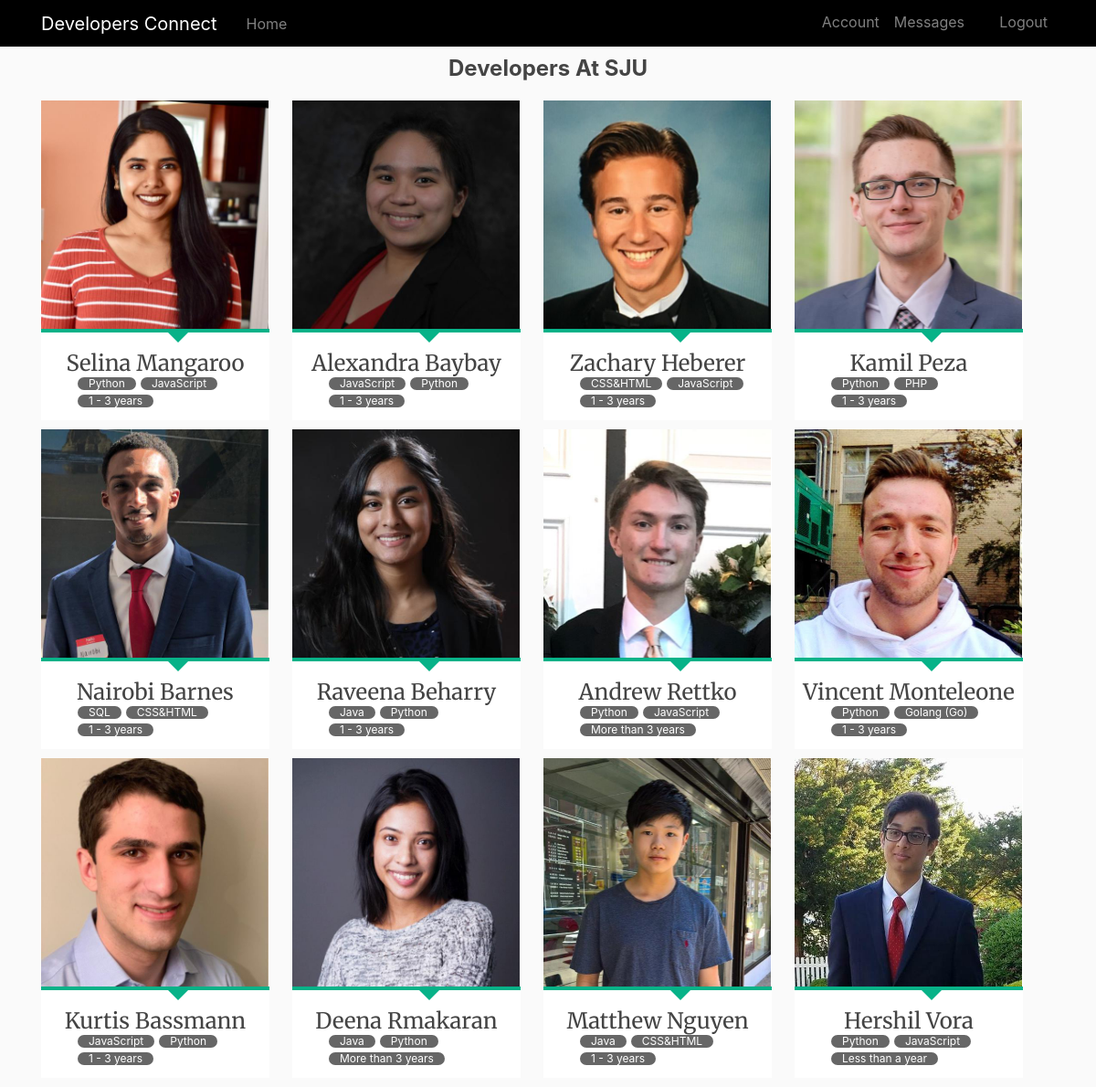
Page /home (signed in) on the committed database.
### dating/models.py (models this page shows, shortened)
class User(db.Model, UserMixin):  #This class defines several fields as class variables.
    __tablename__ = 'users'
    id = db.Column(db.Integer, autoincrement=True, primary_key=True)
    firstname = db.Column(db.String(100), nullable=False)
    lastname = db.Column(db.String(100), nullable=False)
    email = db.Column(db.String(100), nullable=False, unique=True)
    username = db.Column(db.String(100), nullable=False)
    password = db.Column(db.String(100), nullable=False)
    date_of_birth = db.Column(db.String(100), nullable=False)
    image_file = db.Column(db.String(20), nullable=True, default='default.jpg')
    messages_sent = db.relationship('Message',
                                    foreign_keys='Message.sender_id',
                                    backref='sender', lazy='dynamic')
    messages_received = db.relationship('Message',
                                        foreign_keys='Message.recipient_id',
                                        backref='recipient', lazy='dynamic')
    last_message_read_time = db.Column(db.DateTime)
    notifications = db.relationship('Notification', backref='user',
                                    lazy='dynamic')
    def new_messages(self):
        last_read_time = self.last_message_read_time or datetime(1900, 1, 1)
        return Message.query.filter_by(recipient=self).filter(
            Message.timestamp > last_read_time).count()

class FavProgrammingLang(db.Model):
    __tablename__ = 'fav_programming_lang'
    fav_lang_id = db.Column(db.Integer, autoincrement=True, primary_key=True)
    fav_lang_name = db.Column(db.String(40), nullable=False)
    interest = db.relationship('Interest',
                            backref=db.backref('fav_programming_lang'))

class SecondFavProgrammingLang(db.Model):
    __tablename__ = 'second_fav_lang'
    fav_lang_id= db.Column(db.Integer, autoincrement=True,
                                            primary_key=True)
    fav_lang_name = db.Column(db.String(40), nullable=False)
    interest = db.relationship('Interest',
                            backref=db.backref('second_fav_lang'))

class ExperienceLevel(db.Model):
    __tablename__ = 'experience'
    experience_id = db.Column(db.Integer, autoincrement=True, primary_key=True)
    experience_name = db.Column(db.String(40), nullable=False)
    interest = db.relationship('Interest',
                            backref=db.backref('experience'))

### dating/routes.py (the view)
@app.route("/home")
@login_required
def home():
    session['user_id'] = current_user.id
    interests = Interest.query.all()
    users_stack = User.query.filter(User.id != current_user.id)
    all_interests = [all_fav_programming_lang()[1], all_fav_database_systems()[1], all_field_interests()[1] ,all_experience_level()[1], all_second_fav_lang()[1]]
    print(all_interests)
    exists = db.session.query(db.exists().where(Interest.interest_id == current_user.id)).scalar()
    if not exists:
        return redirect(url_for('add_interests'))
    return render_template('home.html', users_stack=users_stack, all_interests=all_interests, interests=interests)

### dating/models.py (called while the page is built)
@login.user_loader
def load_user(id):
    return User.query.get(int(id))

### dating/queries.py (called while the page is built)
def all_fav_programming_lang():
    programming_langs = FavProgrammingLang.query.all()
    fav_programming_lang = []
    for lang in programming_langs:
        fav_programming_lang.append((lang.fav_lang_id, lang.fav_lang_name))
    return ["Your Favorite Programming Language", fav_programming_lang]

def all_second_fav_lang():
    programming_langs = SecondFavProgrammingLang.query.all()
    second_fav_programming_lang = []
    for lang in programming_langs:
        second_fav_programming_lang.append((lang.fav_lang_id, lang.fav_lang_name))
    return ["Second Favourite Programming Language", second_fav_programming_lang]

def all_fav_database_systems():
    database_systems = FavDatabaseSystem.query.all()
    fav_database_systems = []
    for database in database_systems:
        fav_database_systems.append((database.fav_database_system_id, database.fav_database_system_name))
    return ["Favorite Database Management System", fav_database_systems]

def all_field_interests():
    field_interests = FieldInterest.query.all()
    fields = []
    for interest in field_interests:
        fields.append((interest.field_interest_id, interest.field_interest_name))
    return ["Your Field Of Interest", fields]

def all_experience_level():
    exp_levels = ExperienceLevel.query.all()
    experiences = []
    for level in exp_levels:
        experiences.append((level.experience_id,
                               level.experience_name))
    return ["What is Your Experience Level", experiences]

### dating/templates/home.html (shortened to what this page needs)
{% extends "layout.html"%}
{% block content %}
<div class="container">
  <div class="section" id="section1" style="text-align:center">
    <h2>Developers At SJU</h2>
  </div>
</div>
  <div class="container">
    <div class="grid">
    {% for user in users_stack %}
    <div style="margin-bottom: 10px" id="flip-container">
      <div class="flipper">
        <div class="front">
          <img class="profile-picture" src="static/profilepics/{{user.image_file}}" width="250px" height="250px">
          <div class="profile-devider"></div>
          <h3 class="profile-name">{{user.firstname}} {{user.lastname}}</h3>
            {% for interest in interests %}
              {% if user.id == interest.user_id %}
                <ul class="tags">
                  {% for proglang in all_interests[0] %}
                    {% if proglang[0] == interest.fav_programming_lang_id %}
                    <div class="programming-lang" data-lang={{proglang[1]}}>
                      <li><a href="#">{{proglang[1]}}</a></li>
                    </div>
                    {% endif %}
                  {% endfor %}
                  {% for proglang in all_interests[4] %}
                    {% if proglang[0] == interest.second_fav_lang_id %}
                    <li><a href="#">{{proglang[1]}}</a></li>
                    {% endif %}
                  {% endfor %}
                  {% for proglang in all_interests[3] %}
                    {% if proglang[0] == interest.experience_id %}
                    <div class="field-interest" data-interest={{proglang[1]}}>
                      <li><a href="#">{{proglang[1]}}</a></li>
                    </div>
                    {% endif %}
                  {% endfor %}
                </ul>
              {% endif %}
            {% endfor %}
        </div>
        <div class="back">
          <div class="flip-padding">
            <div>
              {% for interest in interests %}
                {% if user.id == interest.user_id %}
                    {% for proglang in all_interests[0] %}
                      {% if proglang[0] == interest.fav_programming_lang_id %}
                      <h5>Primary Language</h3>
                      <p>{{proglang[1]}}</p>
                      {% endif %}
                    {% endfor %}
                    {% for proglang in all_interests[4] %}
                      {% if proglang[0] == interest.second_fav_lang_id %}
                      <h5>Secondary Language</h3>
                      <p>{{proglang[1]}}</li>
                      {% endif %}
                    {% endfor %}
                    {% for proglang in all_interests[3] %}
                      {% if proglang[0] == interest.experience_id %}
                      <h5>Years of Experience</h3>
                      <p>{{proglang[1]}}</li>
                      {% endif %}
                    {% endfor %}
                    {% for proglang in all_interests[1] %}
                      {% if proglang[0] == interest.fav_database_system_id %}
                      <h5>Database System</h3>
                      <p>{{proglang[1]}}</li>
                      {% endif %}
                    {% endfor %}
                    <a href="{{ url_for('profile', user=user.username) }}"><button style="margin-top: 20px; font-size: 22px;"class="follow-button" >Visit Profile</button></a>
                {% endif %}
              {% endfor %}
            </div>
          </div>
        </div>
      </div>
    </div>
    {% endfor %}
</div>
</div>
  {% endblock %}

### dating/static/main.css (style rules this page uses)
body { background: #fafafa; color: #333333; margin-top: 4rem; background-position: center; background-repeat: no-repeat; background-size: cover; }
h1, h2, h3, h4, h5, h6 { color: #444444; }
img { display: block; margin: auto; width: 75%; height: 75% }
.section { margin-top: 10px; margin-bottom: 20px }
h2 { font-size: 1.5em; font-weight: bold; }
h3 { font-family: 'Merriweather', serif; font-size: 1.25em; font-weight: bold; }
p { margin: 0 0 1.5em 0; }
button { margin: 5px; cursor: pointer; border: none; outline: none; border-radius: 5px; padding: 14px 25px; box-shadow: 0px 2px 5px rgba(0, 0, 0, 0.15); transition: 0.25s; font-family: Cambria, Cochin, Georgia, Times, "Times New Roman", serif; font-size: 24px; }
.follow-button { background-color: tomato; color: white; }
.tags { overflow: hidden; margin-bottom: 10px; }
.tags li { float: left; }
.tags li a { display: block; background: #666; padding: 1px 12px; border-radius: 100px; font-size: .75em; margin: 0 5px 5px 0; color: white; text-decoration: none; }
#flip-container { margin: 0 auto; -webkit-perspective: 1000; -moz-perspective: 1000; float: left; margin-right: 25px; }
.flipper { -webkit-transition: 0.6s; -webkit-transform-style: preserve-3d; -moz-transition: 0.6s; -moz-transform-style: preserve-3d; position: relative; }
.front, .back { -webkit-backface-visibility: hidden; -moz-backface-visibility: hidden; position: absolute; top: 0; left: 0; }
.front { z-index: 1; background: #fff; }
#flip-container, .front, .back { width: 250px; height: 350px; }
.back { -webkit-transform: rotateY(-180deg); -moz-transform: rotateY(-180deg); background: black; }
.back h5 { margin-top: 15px; text-align: center; color: whitesmoke; }
.back p { text-align: center; color: whitesmoke; }
.flip-padding { padding: 20px; }
.profile-picture { width: 249px; height: 250px; }
.profile-name, .profile-title { text-align: center; }
.profile-name { font-size: 24px; margin-top: 20px; font-weight: 400; margin-bottom: 0px; }
.profile-devider { width: 100%; height: 4px !important; background: #07B288; position: relative; margin: 0 auto; }
.profile-devider:after { content:''; position: absolute; border-style: solid; border-width: 15px 15px 0; border-color: #07B288 transparent; display: block; width: 0; z-index: 1; left: 135px; }

### rows in the picture
User: image_file (picture), firstname "Selina", lastname "Mangaroo"
FavProgrammingLang: fav_lang_name "Python"
SecondFavProgrammingLang: fav_lang_name "JavaScript"
ExperienceLevel: experience_name "1 - 3 years"
User: image_file (picture), firstname "Alexandra", lastname "Baybay"
FavProgrammingLang: fav_lang_name "JavaScript"
SecondFavProgrammingLang: fav_lang_name "Python"
User: image_file (picture), firstname "Zachary", lastname "Heberer"
FavProgrammingLang: fav_lang_name "CSS&HTML"
User: image_file (picture), firstname "Kamil", lastname "Peza"
SecondFavProgrammingLang: fav_lang_name "PHP"
User: image_file (picture), firstname "Nairobi", lastname "Barnes"
FavProgrammingLang: fav_lang_name "SQL"
SecondFavProgrammingLang: fav_lang_name "CSS&HTML"
User: image_file (picture), firstname "Raveena", lastname "Beharry"
FavProgrammingLang: fav_lang_name "Java"
User: image_file (picture), firstname "Andrew", lastname "Rettko"
ExperienceLevel: experience_name "More than 3 years"
User: image_file (picture), firstname "Vincent", lastname "Monteleone"
SecondFavProgrammingLang: fav_lang_name "Golang (Go)"
User: image_file (picture), firstname "Kurtis", lastname "Bassmann"
User: image_file (picture), firstname "Deena", lastname "Rmakaran"
User: image_file (picture), firstname "Matthew", lastname "Nguyen"
User: image_file (picture), firstname "Hershil", lastname "Vora"
ExperienceLevel: experience_name "Less than a year"
